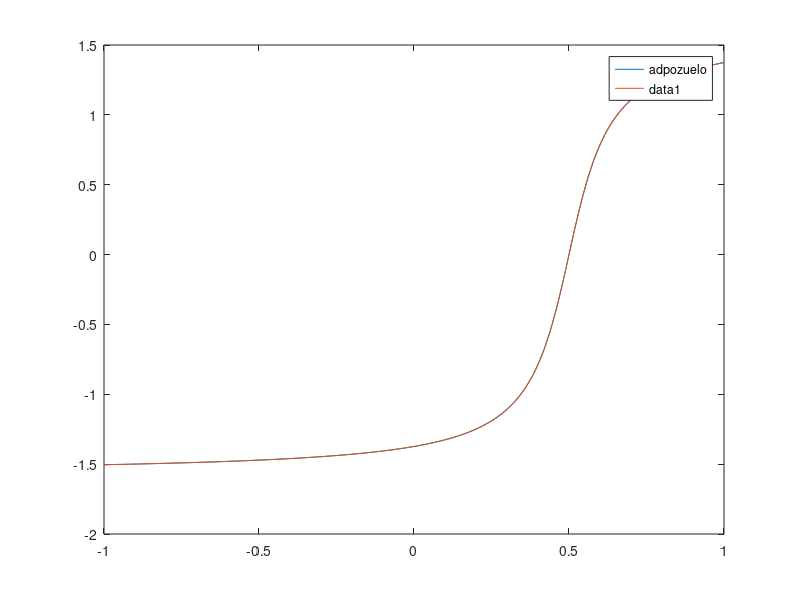

Reproduce this figure in MATLAB.
function L2Projector1D()
n = 100; % number of subintervals
h = 2/n; % mesh size
x = -1:h:1; %mesh
M = MassAssembler1D(x); % assemble mass
b = LoadAssembler1D(x, @adpozuelo); % assemble load
Pf = M\b; % solve linear system
fplot(@adpozuelo,[-1,1]); 
hold on;
plot(x,Pf) % plot L^2 projection
l2_error_quadratic(n,x,Pf,@adpozuelo)
end

function M = MassAssembler1D(x)
n = length(x)-1; % number of subintervals
M = zeros(n+1, n+1); % allocate mass matrix
for i = 1:n % loop over subintervals
    h = x(i+1) - x(i); % interval length
    M(i,i) = M(i,i) + h/3; % add h/3 to M(i,i)
    M(i,i+1) = M(i,i+1) + h/6; 
    M(i+1,i) = M(i+1,i) + h/6;
    M(i+1,i+1) = M(i+1,i+1) + h/3;
end
end

function b = LoadAssembler1D(x,f)
n = length(x)-1;
b = zeros(n+1,1);
for i = 1:n
    h = x(i+1) - x(i);
    b(i) = b(i) + f(x(i)) * h/2;
    b(i+1) = b(i+1) + f(x(i+1)) * h/2;
end
end

function f = adpozuelo(x)
e = 0.1;
f = atan((x-0.5)/e);
end

function e2 = l2_error_quadratic(n,x,u,exact)
e2 = 0.0;
quad_num = 3;
abscissa(1) = -0.774596669241483377035853079956;
abscissa(2) = 0.000000000000000000000000000000;
abscissa(3) = 0.774596669241483377035853079956;
weight(1) = 0.555555555555555555555555555556;
weight(2) = 0.888888888888888888888888888889;
weight(3) = 0.555555555555555555555555555556;
e_num = ( n - 1 ) / 2;
for e = 1 : e_num
    l = 2 * e - 1;
    m = 2 * e;
    r = 2 * e + 1;
    xl = x(l);
    xm = x(m);
    xr = x(r);
    for q = 1 : quad_num
      xq = ( ( 1.0 - abscissa(q) ) * xl + ( 1.0 + abscissa(q) ) * xr ) / 2.0;
      wq = weight(q) * ( xr - xl ) / 2.0;
      vl = ( ( xq - xm ) / ( xl - xm ) ) * ( ( xq - xr ) / ( xl - xr ) );
      vm = ( ( xq - xl ) / ( xm - xl ) ) * ( ( xq - xr ) / ( xm - xr ) );
      vr = ( ( xq - xl ) / ( xr - xl ) ) * ( ( xq - xm ) / ( xr - xm ) );
      uq = u(l) * vl + u(m) * vm + u(r) * vr;
      eq = exact ( xq );
      e2 = e2 + wq * ( uq - eq )^2;
    end
 end
  e2 = sqrt ( e2 );
  return
end

